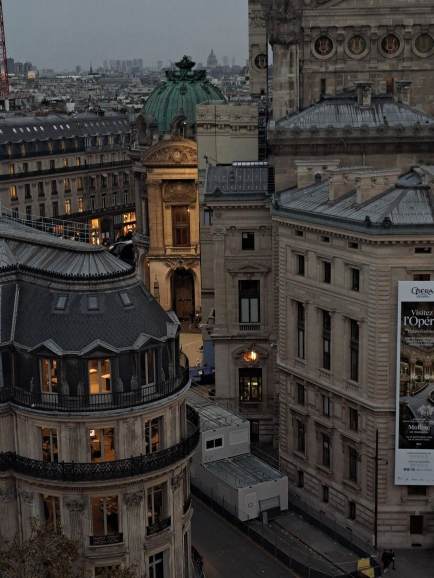
#> input picture media/artworks/test.jpg, 867 x 1156 px (shown at 1/2 size)
$ python -i image_analysis.py   (imports and definitions only)
#> lines starting #> are read from the running program, lines starting #| are printed output that depends on the picture

from pathlib import Path

import cv2
import numpy as np


def analyze_image(image_path: str) -> dict:
    """
    Автоматически извлекает визуальные признаки картины
    и рассчитывает предварительную оценку эмоциональной окраски.
    """
#> called with image_path = '../../../../media/artworks/test.jpg'

    path = Path(image_path)

    if not path.exists():
        raise FileNotFoundError(f"Изображение не найдено: {path}")

    image = cv2.imread(str(path))
#> image is the input picture: shape (1156, 867, 3); mean B, G, R 57.2, 59.5, 63

    if image is None:
        raise ValueError("Не удалось открыть изображение")

    # Уменьшаем слишком большие изображения.
    height, width = image.shape[:2]
#> height = 1156; width = 867
    max_size = 1200

    if max(height, width) > max_size:
        scale = max_size / max(height, width)

        image = cv2.resize(
            image,
            (int(width * scale), int(height * scale))
        )

    # Преобразуем изображение.
    lab = cv2.cvtColor(image, cv2.COLOR_BGR2LAB)
#> lab: shape (1156, 867, 3); mean of channels 0, 1, 2 63.7, 129.3, 130
    hsv = cv2.cvtColor(image, cv2.COLOR_BGR2HSV)
#> hsv: shape (1156, 867, 3); mean H, S, V 54.7, 50.1, 65.8
    gray = cv2.cvtColor(image, cv2.COLOR_BGR2GRAY)
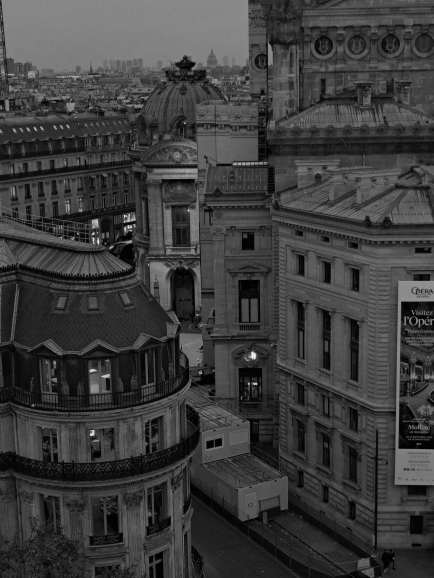
#> gray: shape (1156, 867) (shown at 1/2 size); min 0, max 253, mean 60.2

    # 1. Средняя светлота.
    brightness = float(np.mean(lab[:, :, 0]) / 255)
#> brightness = 0.25

    # 2. Контрастность.
    contrast = float(np.std(gray) / 128)
#> contrast = 0.261

    # 3. Насыщенность.
    saturation = float(np.mean(hsv[:, :, 1]) / 255)
#> saturation = 0.197

    # 4. Плотность контуров.
    edges = cv2.Canny(gray, 100, 200)
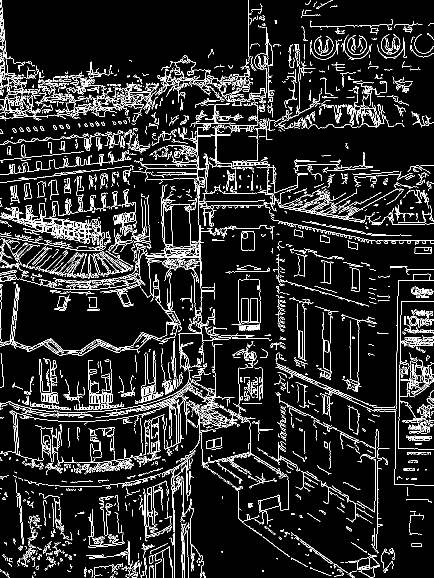
#> edges: shape (1156, 867) (shown at 1/2 size); 9.6% white in thin lines or dots
    edge_density = float(np.mean(edges > 0))
#> edge_density = 0.0962

    # 5. Разнообразие цветовой палитры.
    histogram = cv2.calcHist(
        [hsv],
        [0, 1],
        None,
        [16, 16],
        [0, 180, 0, 256]
    )

    probabilities = histogram.flatten()
#> probabilities = 256 values, max 93657 at index 18, min 0 at index 76, mean 3915
    probabilities = probabilities / (probabilities.sum() + 1e-10)
#> probabilities = 256 values, max 0.0934 at index 18, min 0 at index 76, mean 0.00391

    nonzero = probabilities[probabilities > 0]
#> nonzero = 249 values, max 0.0934 at index 18, min 9.98e-07 at index 62, mean 0.00402

    entropy = -np.sum(nonzero * np.log2(nonzero))
#> entropy = 5.59
    max_entropy = np.log2(len(probabilities))
#> max_entropy = 8

    color_entropy = float(entropy / max_entropy)
#> color_entropy = 0.699

    # 6. Автоматическая оценка эмоциональной окраски.
    # Более светлые и насыщенные изображения
    # получают более высокую оценку.
    valence_proxy = (
        0.5 * brightness +
        0.5 * saturation
    )
#> valence_proxy = 0.223

    valence_proxy = float(np.clip(valence_proxy, 0, 1))

    return {
        "brightness": round(brightness, 4),
        "contrast": round(contrast, 4),
        "saturation": round(saturation, 4),
        "edge_density": round(edge_density, 4),
        "color_entropy": round(color_entropy, 4),
        "valence_proxy": round(valence_proxy, 4)
    }

>>> result = analyze_image('../../../../media/artworks/test.jpg')
#> result = {'brightness': 0.25, 'contrast': 0.261, 'saturation': 0.197, 'edge_density': 0.0962, 'color_entropy': 0.699, 'valence_proxy': 0.223}

$ run again, on media/artworks/13256546eae744e1b9df39439ef946b7.jpeg
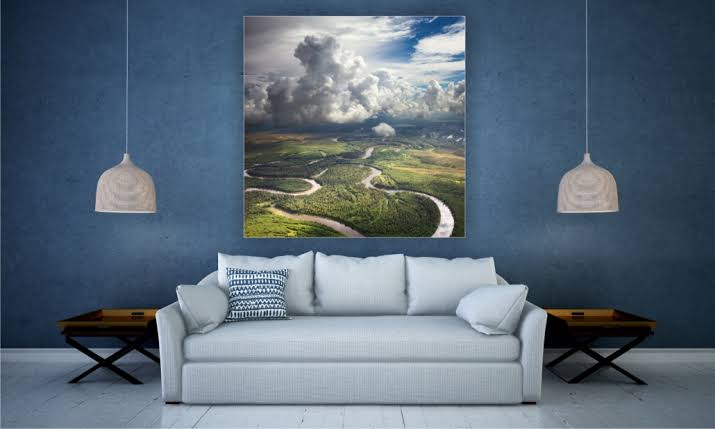
#> input picture media/artworks/13256546eae744e1b9df39439ef946b7.jpeg, 715 x 429 px
#> in analyze_image, image is the input picture: shape (429, 715, 3); mean B, G, R 120.2, 106.5, 91.2
#> lab: shape (429, 715, 3); mean of channels 0, 1, 2 111.1, 126.3, 118.3
#> hsv: shape (429, 715, 3); mean H, S, V 97, 86.3, 122.9
#> in analyze_image, `gray = cv2.cvtColor(image, cv2.COLOR_BGR2GRAY)`:
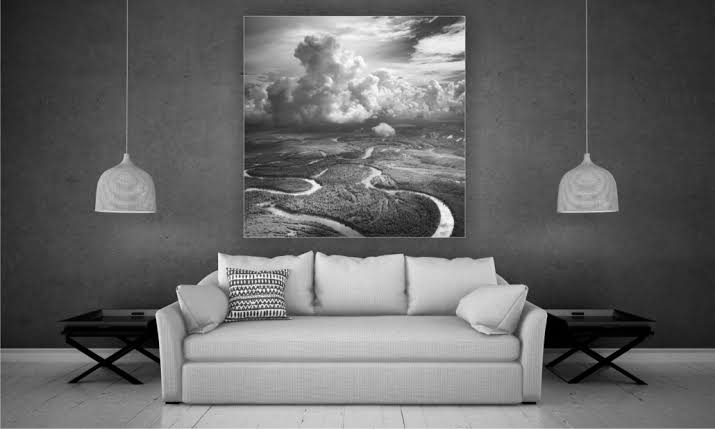
#> gray: shape (429, 715); min 0, max 255, mean 103.5
#> brightness = 0.436
#> contrast = 0.413
#> saturation = 0.338
#> in analyze_image, `edges = cv2.Canny(gray, 100, 200)`:
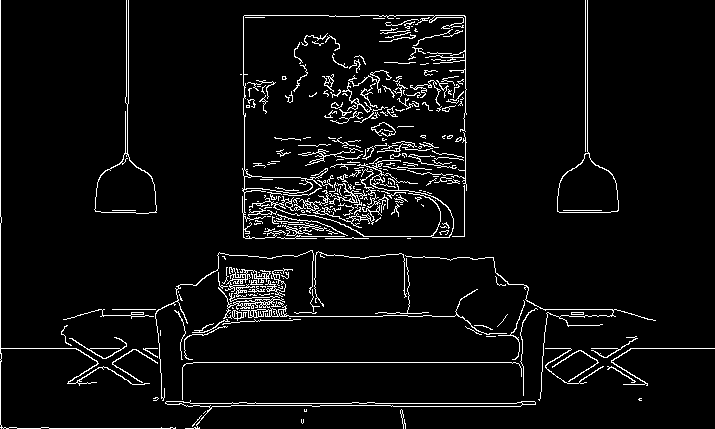
#> edges: shape (429, 715); 5.1% white in thin lines or dots
#> edge_density = 0.0514
#> in analyze_image, `probabilities = histogram.flatten()`: probabilities = 256 values, max 70808 at index 151, min 0 at index 74, mean 1198.2
#> in analyze_image, `probabilities = probabilities / (probabilities.sum() + 1e-10)`: probabilities = 256 values, max 0.231 at index 151, min 0 at index 74, mean 0.00391
#> nonzero = 230 values, max 0.231 at index 136, min 3.26e-06 at index 83, mean 0.00435
#> entropy = 4.28
#> max_entropy = 8
#> color_entropy = 0.535
#> valence_proxy = 0.387
#> result = {'brightness': 0.436, 'contrast': 0.413, 'saturation': 0.338, 'edge_density': 0.0514, 'color_entropy': 0.535, 'valence_proxy': 0.387}
